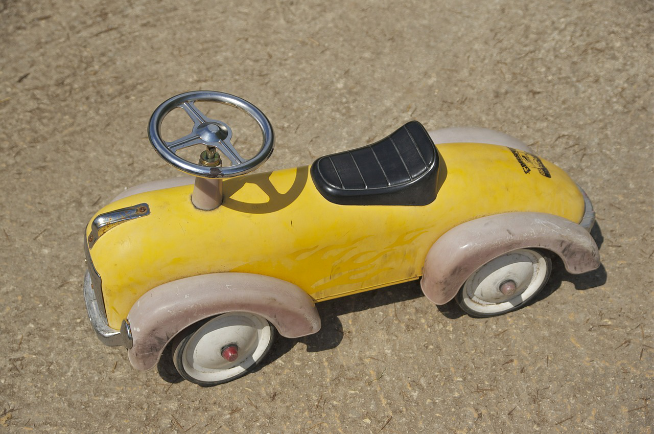
#> input picture Tarea 5/car.png, 654 x 434 px
$ jupyter execute ascasc.ipynb
#> lines starting #> are read from the running program, lines starting #| are printed output that depends on the picture
# INF391 - Tarea 5

Utilizar Mean-shift para segmentar 3 imágenes a elección. Analizar cómo influye la variedad de colores y formas en la segmentación.

[cell 1]
import numpy as np
import cv2
from sklearn.cluster import MeanShift, estimate_bandwidth

[cell 2]
#Loading original image
originImg = cv2.imread('car.png')
#> originImg is the input picture: shape (434, 654, 3); mean B, G, R 101.7, 137, 153.5

# Shape of original image
originShape = originImg.shape
#> originShape = (434, 654, 3)

# Converting image into array of dimension [nb of pixels in originImage, 3]
# based on r g b intensities
flatImg = np.reshape(originImg, [-1, 3])

[cell 3]
# Estimate bandwidth for meanshift algorithm
# b = estimate_bandwidth(flatImg, quantile=0.1, n_samples=100)

ms = MeanShift(bandwidth = 30, bin_seeding=True)

# Performing meanshift on flatImg
ms.fit(flatImg)

[cell 4]
# (r,g,b) vectors corresponding to the different clusters after meanshift
labels = ms.labels_

# Remaining colors after meanshift
cluster_centers = ms.cluster_centers_

# Finding and diplaying the number of clusters
labels_unique = np.unique(labels)
n_clusters_ = len(labels_unique)
print("Number of estimated clusters : %d" % n_clusters_)

[cell 5]
# Displaying segmented image
segmentedImg = cluster_centers[np.reshape(labels, originShape[:2])]

# If You Are in Colab
from google.colab.patches import cv2_imshow
cv2_imshow(originImg)
cv2_imshow(segmentedImg)
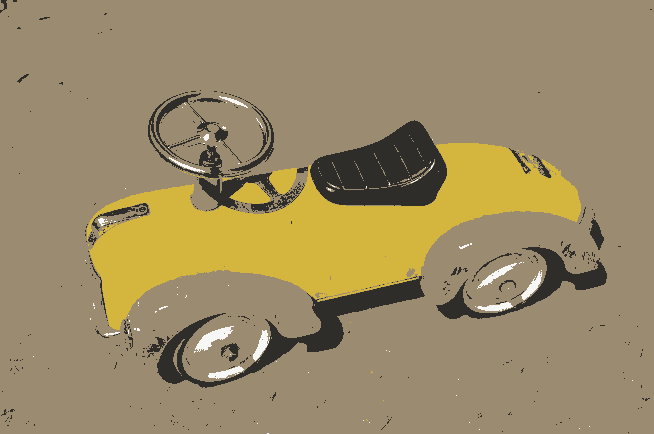
#> shown: shape (434, 654, 3) float64; mean B, G, R 102.4, 138.3, 154.7
# [6 lines of commented-out code are left out]
